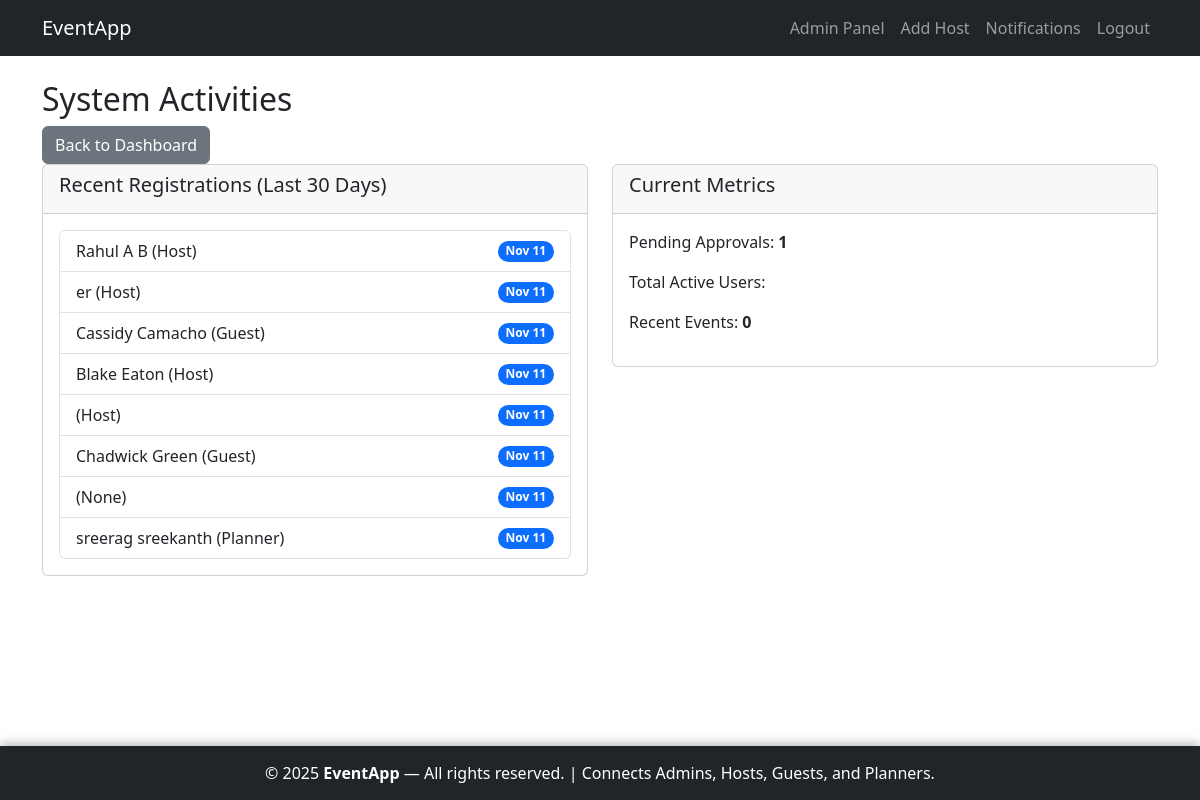
/adminpanel/activities/ (signed in), run on an earlier commit of the app's database.
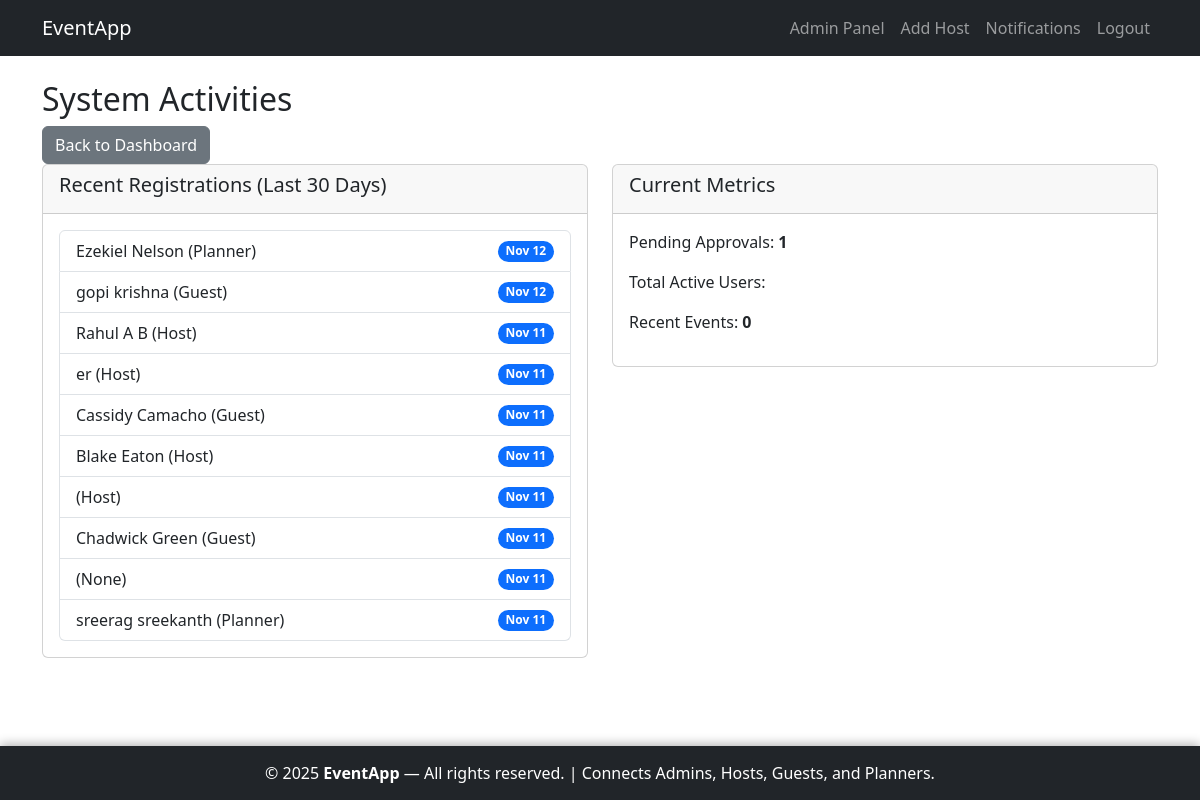
And on a later commit of the database.
### accounts/models.py (models this page shows, shortened)
class CustomUser(AbstractUser):
    ROLE_CHOICES = [
        ('planner', 'Planner'),
        ('guest', 'Guest'),
        ('host', 'Host'),
    ]
    role = models.CharField(
        max_length=10, choices=ROLE_CHOICES, blank=True, null=True,
        help_text="User role (None for superusers/admins)"
    )
    full_name = models.CharField(max_length=255, blank=True)
    email = models.EmailField(unique=True, blank=False)  # Enforced required in forms
    mobile_number = models.CharField(max_length=10, blank=True)
    address = models.TextField(blank=True)
    profile_picture = models.ImageField(upload_to='profiles/', blank=True, null=True)
    is_approved = models.BooleanField(default=False, help_text="For planners/guests only")

### adminpanel/views.py (the view)
# urls.py: path('activities/', views.ActivitiesView.as_view(), name='activities'),
class ActivitiesView(LoginRequiredMixin, AdminRequiredMixin, TemplateView):
    template_name = 'adminpanel/activities.html'
    def get_context_data(self, **kwargs):
        context = super().get_context_data(**kwargs)
        now = timezone.now()
        thirty_days_ago = now - timedelta(days=30)
        context['recent_users'] = CustomUser.objects.filter(date_joined__gte=thirty_days_ago).order_by('-date_joined')[:10]
        context['pending_count'] = CustomUser.objects.filter(role__in=['guest', 'planner'], is_approved=False).count()
        context['recent_events'] = []  # From events app
        return context

### adminpanel/views.py (called while the page is built)
    def test_func(self):
        return self.request.user.is_superuser

### adminpanel/templates/adminpanel/activities.html (shortened to what this page needs)
{% extends 'accounts/base.html' %}
{% block content %}
<div class="row">
    <div class="col-12">
        <h2>System Activities</h2>
        <a href="{% url 'adminpanel:dashboard' %}" class="btn btn-secondary">Back to Dashboard</a>
    </div>
</div>
<div class="row">
    <div class="col-md-6">
        <div class="card">
            <div class="card-header">
                <h5>Recent Registrations (Last 30 Days)</h5>
            </div>
            <div class="card-body">
                <ul class="list-group">
                    {% for user in recent_users %}
                    <li class="list-group-item d-flex justify-content-between align-items-center">
                        {{ user.full_name }} ({{ user.role|title }})
                        <span class="badge bg-primary rounded-pill">{{ user.date_joined|date:"M d" }}</span>
                    </li>
                    {% empty %}
                    <li class="list-group-item">No recent activity.</li>
                    {% endfor %}
                </ul>
            </div>
        </div>
    </div>
    <div class="col-md-6">
        <div class="card">
            <div class="card-header">
                <h5>Current Metrics</h5>
            </div>
            <div class="card-body">
                <p>Pending Approvals: <strong>{{ pending_count }}</strong></p>
                <p>Total Active Users: <strong>{{ total_users }}</strong></p>
                <p>Recent Events: <strong>{{ recent_events|length }}</strong></p>
            </div>
        </div>
    </div>
</div>
{% endblock %}

What changed in the data, as far as the page shows it:
added CustomUser: full_name "Ezekiel Nelson", role "Planner", date_joined "Nov 12"
added CustomUser: full_name "gopi krishna", role "Guest", date_joined "Nov 12"
